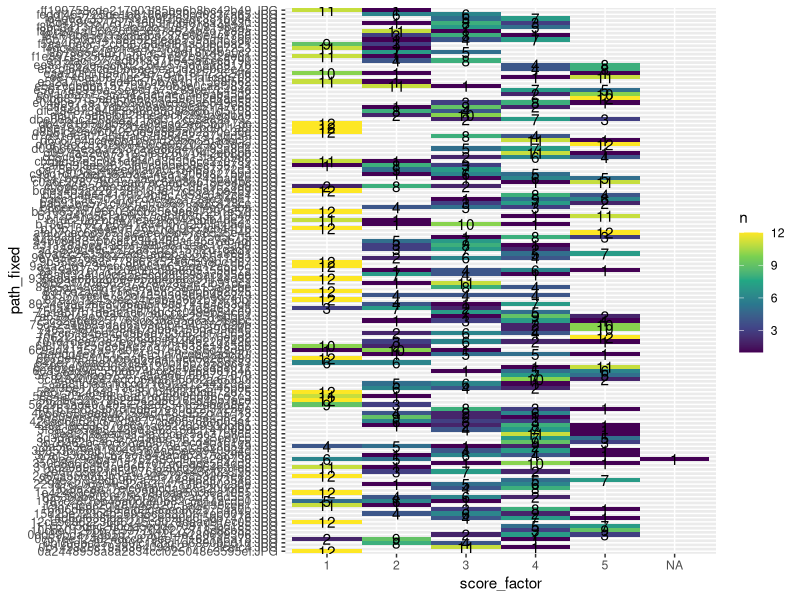
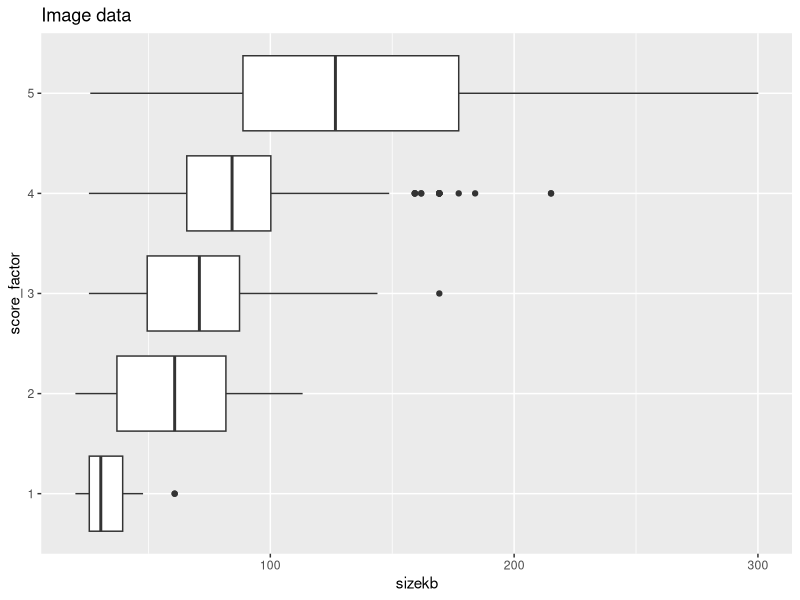
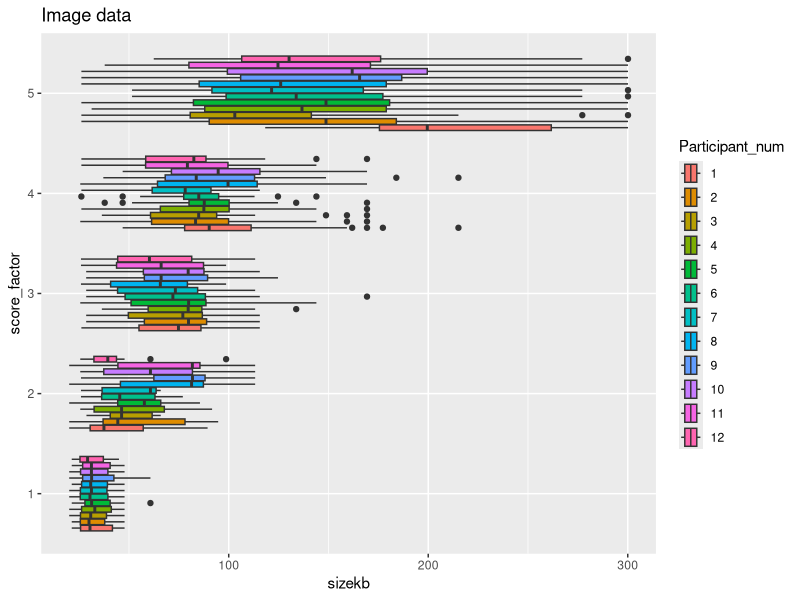

Write R code to recreate these figures, in order. (Note: this script raises an error after producing the figures.)
#**********************************************************************************
#* Comvis pipeline Stage 1: Quality Filter
#* Thsi script read in manual scores of the test images to 5 quality classes from
#* "clearly un-usable" to "Clearly usable" and the results of an algorithm
#* automatically processing the images using a Laplace filter. It then compares
#* the manual scores over observers, and the correlation between observer's scores
#* and the scores from the algorithm using an ordinal regression model over all 5 categories.
#* As the purpose of a quality filter will often be to get rid just of the 
#* "clearly unusable" images, we further investigate a simple logistic regression model which 
#* attempt to discriminate just the worst quality class from the rest.
#* 
#* Code by: Jane Uhd Jepsen and Benjamin Cretois
#* Last modified: Sept 13th 2023
#*
#**********************************************************************************

# Libraries
library(tidyverse)
library(ordinal)
library(ggplot2)
library(ggeffects) #for prediction
library(polycor) #for correlations in nominal values
library(lme4)

# Setup
setwd("P:/823001_17_metodesats_analyse_23_04_jepsen/Stage_1_manual_annotation")

#################################
# Open the dataframe and modify #
#################################
#Manual scores
results_people <- read_csv("results_manualann.csv") %>% 
  select(!Time) %>% 
  pivot_longer(., !Participant, names_to = "path", values_to = "score") %>% 
  mutate(path_fixed = str_split_fixed(path, pattern = " | ", n=5)[,5],
         score_factor = factor(score, levels=c(1,2,3,4,5))) %>% 
  select(!path)

#Algorithm using images standardized to same resolution
results_algo_same <- read_tsv("results_algorithm_sameresolution.tsv") %>% 
  mutate(path_fixed = str_split_fixed(path, pattern = "/", n=2)[,2])  %>% 
  select(!path)

#########################################
# Some explorative plots of the votes
#########################################
voting_summary <- results_people %>% 
  group_by(path_fixed, score_factor) %>% 
  summarise(n=n())

# Produce heatmap
# Result showing the number of participant voting for a specific score for a given image
voting_summary %>% 
  ggplot(aes(x=score_factor, y=path_fixed, fill=n)) + 
  geom_tile() + 
  geom_text(aes(label=n)) + 
  scale_fill_viridis_c() 
# -> It looks like we all agree more or less, but let's see better -->

# Summary of the number of people's agreement --
################################################
unique(voting_summary$path_fixed) # There are 130 images

voting_summary %>% 
  filter(n > 6)
# -> For 105 out of 130 (80%) images more than 6 people agreed on the scoring (majority)

####################################################################
# Ordinal regression between algorithm score and people's' score #
####################################################################

#The quality score (1-5) is an ordinal categorical scale, so we cannot take the mean/weighted mean of the score 
#and calculate a pearson correlation coefficient as if it was a continuous scale. 
#Polychoric correlation could be used, but not on mean values

#Join dataframes and look at correlation ignoring observers for now
scores <- full_join(results_algo_same, results_people, by = "path_fixed") %>% drop_na()

scores$Participant_num<-as.factor(as.numeric(as.factor(scores$Participant))) #anonymize Participants in plots
scores$sizemb<-scores$size/1000000
scores$sizekb<-scores$size/1000
polychor(scores$score_factor, scores$sizekb) 
polychor(scores$score_factor, scores$var_k1) 
polychor(scores$score_factor, scores$max_k1) 
polychor(scores$score_factor, scores$var_k3) 
polychor(scores$score_factor, scores$max_k3) 
polychor(scores$score_factor, scores$var_k5) 
polychor(scores$score_factor, scores$max_k3) 

#However, a ordinal model which can take observer effects into account is probably more informative
#Here we may ask: Can we approach the observers' allocation to class based on image size alone?
#Where are the cutoff points (in size) between classes?

#plot the data
ggplot(scores, aes(x=sizekb,y=score_factor)) + geom_boxplot()  + ggtitle("Image data")
# -> there is clearly a relationship between image size and score factor and score factor 1 (unusable) stands out from the rest)
ggplot(scores, aes(x=sizekb,y=score_factor)) + geom_boxplot(aes(fill=Participant_num))  + ggtitle("Image data")
# -> It also looks like there are observer effects, with some observers consistently higher than others.
#This suggest that we should include observer effects in the model

#We therefore formulate ordinal regression with score factor as response, image size as predictor and observer as random effect
#null model, only random effects
model0 <- clmm(score_factor ~ 1 + (1|Participant_num), data = scores) 
summary(model0)
#Size as predictor of manual score with random effect
model1 <- clmm(score_factor ~ sizekb  +(1|Participant_num), data = scores, Hess=TRUE)
summary(model1)
odds<-exp(coef(model1))
#Size as predictor of manual score without random effect
model2 <- clm(score_factor ~ sizekb , data = scores, Hess=TRUE)
#compare model 1 and 2
anova(model2,model1)
# -> Image size is highly significant and positive -> higher image size=higher score_factor (model1). 
# -> The observer effect is highly significant (anova(model2, model1)

#Explore models which include the other variables. These suggests that an improvement (AIC) can be gained from including var_k1, but none of the others
model4 <- clmm(score_factor ~ sizekb + var_k1   +(1|Participant_num), data = scores, Hess=TRUE)
summary(model4)
anova (model4,model1)

#Plot random effects (=Participant).
par(mfrow = c(2,2))

model<-model1 #Switch here btw model 1 and model4

ci <- model$ranef + qnorm(0.975) * sqrt(model$condVar) %o% c(-1, 1)
ord.re <- order(model$ranef)
ci <- ci[order(model$ranef),]
n<-length(model$ranef)
plot(1:n, model$ranef[ord.re], axes=FALSE, ylim=range(ci),
       xlab="Observer", ylab="Effect",main="Effect of individual observers")
axis(1, at=1:n, labels = ord.re)
axis(2)
for(i in 1:n) segments(i, ci[i,1], i, ci[i, 2])
abline(h = 0, lty=2)
# -> We see that observer no. 9 and 10 tend to score lowest and no. 12 highest

#PLot the probability that an average, a strict and a not strict observer place an image in a given category depending on image size
new_dat <- expand.grid(Participant_num = qnorm(0.95) * c(-1, 0, 1) * 0.327, sizekb = model$beta*10)
plot.probabilities(new_dat, model, c("5th %-tile observer","avg. observer","95th %-tile observer"),col=c(1,1,1), main="Effects of observer type, image size=10 kb")

new_dat <- expand.grid(Participant_num = qnorm(0.95) * c(-1, 0, 1) * 0.327, sizekb = model$beta*50)
plot.probabilities(new_dat, model, c("5th %-tile observer","avg. observer","95th %-tile observer"),col=c(1,1,1), main="Effects of observer type, image size=50 kb")

new_dat <- expand.grid(Participant_num = qnorm(0.95) * c(-1, 0, 1) * 0.327, sizekb = model$beta*150)
plot.probabilities(new_dat, model, c("5th %-tile observer","avg. observer","95th %-tile observer"),col=c(1,1,1), main="Effects of observer type, image size=150 kb")

#Predict the probability of each score class over the whole range of image sizes
#Average observer and image sizes from 5 to 300 kb (observed range=20-300)
#Model1
new_dat_all<-expand.grid(Participant_num = 0, sizekb = seq(5,300,1)*model1$beta)
pred_all = as.data.frame (pred(eta = rowSums(new_dat_all),theta = model1$Theta))
colnames(pred_all) = c("C1","C2","C3","C4","C5")
DBs = as.data.frame(seq(from= 5, to= 300,by=1))
colnames(DBs)="LAEQ"
pred_all2 = cbind(pred_all,DBs)
pred_allm = reshape:: melt(pred_all)
DBsm = rbind(DBs,DBs,DBs,DBs,DBs)
pred_all2m = cbind(pred_allm,DBsm)

ggplot(pred_all2m, aes(LAEQ,value,color=variable))+
  geom_line(size=2)+
  ylab("Probability for score") + xlab("Scaled image size (kb)")+
  theme_bw()+
  scale_color_viridis_d()

#Model4 , though marginally better based on AIC, produce the same pattern
new_dat_all<-expand.grid(Participant_num = 0, sizekb = seq(5,300,1)*model4$beta[1],var_k1=100*model4$beta[2] )
pred_all = as.data.frame (pred(eta = rowSums(new_dat_all),theta = model4$Theta))
colnames(pred_all) = c("C1","C2","C3","C4","C5")
DBs = as.data.frame(seq(from= 5, to= 300,by=1))
colnames(DBs)="LAEQ"
pred_all2 = cbind(pred_all,DBs)
pred_allm = reshape:: melt(pred_all)
DBsm = rbind(DBs,DBs,DBs,DBs,DBs)
pred_all2m = cbind(pred_allm,DBsm)

ggplot(pred_all2m, aes(LAEQ,value,color=variable))+
  geom_line(size=2)+
  ylab("Probability for score") + xlab("Scaled image size (kb)")+
  theme_bw()+
  scale_color_viridis_d()

#****** END ordinal regression *****

################################################################################
#   Logistic regression to distinguish the worst quality class from the rest
################################################################################
#A few images with much larger image size than the rest (different camera brand) are causing a substantially lower model fit.
#Try running also without these
#scores<-scores[scores$sizekb<200,]
#bin the score factor into a binary variable with 0 if score factor is the worst class, else 1
scores$isC1<-ifelse(scores$score_factor==1,1,0)

#Randomly split the data into test and training data
index <- sample(nrow(scores),nrow(scores)*0.80)
scores_train = scores[index,]
scores_test = scores[-index,]

model5<-glm(isC1 ~ sizekb, data = scores_train, family = "binomial") #simple, no observer random effect
model6<-glmer(isC1 ~ sizekb +(1|Participant_num), data = scores_train, family="binomial")

#odds ratios and 95% CI - the two models produce very similar results. For a model
#including only size as a predictor: for every unit increase in image size the odds of being in class 2 or better increase by ~1.12
#when just trying to distinguish the worst class from the rest there is not really an observer effect either
odd.glm<-exp(cbind(OR = coef(model5), confint(model5)))

se <- sqrt(diag(vcov(model6)))
odd.glmer<-exp(cbind(Est = fixef(model6), LL = fixef(model6) - 1.96 * se, UL = fixef(model6) + 1.96 *
                       se))

#try also models which include var_k1 (suggested by the ordinal model to be the best additional predictor)
model7<-glm(isC1 ~ sizekb+ var_k1 , data = scores_train, family = "binomial") #simple, no observer random effect
model8<-glmer(isC1 ~ sizekb+ var_k1  +(1|Participant_num), data = scores_train, family="binomial")

#odds ratios and 95% CI - the two models produce very similar results. For a model
#including size and var_k1 as predictors: var_k1 improves the models but nothing dramatic. Odds on size is still ~1.12-1.13
odd.glm<-exp(cbind(OR = coef(model7), confint(model7)))

se <- sqrt(diag(vcov(model8)))
odd.glmer<-exp(cbind(Est = fixef(model8), LL = fixef(model8) - 1.96 * se, UL = fixef(model8) + 1.96 *
                       se))


#Do the ROC curves for illustration. Just the models with size as a predictor since there is very little gained in including var_k1
#install.packages("ROCR")
library(ROCR)

#Prediction out-of-sample on the 20% of scores not used to develop the model
pred5_OOS <- predict(model5, newdata=scores_test,type = "response")
pred6_OOS <- predict(model6, newdata=scores_test,type = "response")

prediction5_OSS <- ROCR::prediction(pred5_OOS,scores_test$isC1)
prediction6_OSS <- ROCR::prediction(pred6_OOS,scores_test$isC1)
perf5_OSS<-performance(prediction5_OSS,"tpr","fpr")
perf6_OSS<-performance(prediction6_OSS,"tpr","fpr")

par(mfrow=c(2,1))
plot(perf5_OSS,colorize=TRUE,main=paste("out-of-sample, glm(notC1~size).\nAUC = ",round(unlist(slot(performance(prediction5_OSS, "auc"), "y.values")),3)))
plot(perf6_OSS,colorize=TRUE,main=paste("out-of-sample,glmer(notC1~size+(1|Observer)).\nAUC = ",round(unlist(slot(performance(prediction6_OSS, "auc"), "y.values")),3)))

#**** END logistic regression *********

#****** HELPER FUNCTIONS FOR ORDINAL REGRESSION ********************************************************************************
#to convert the effect to probability:
pred <- function(eta, theta, cat = 1:(length(theta) + 1), inv.link = plogis) {
    Theta <- c(-1000, theta, 1000)
    sapply(cat, function(j) inv.link(Theta[j + 1] - eta) - inv.link(Theta[j] - eta))}

#to plot effects 
plot.probabilities<-function(grid, model, leg, draw.these=NULL, main="", xlab="", legend.pos="topleft", ylim=NULL, col=NULL, lty=NULL) {
  co <- model$coefficients[1:length(model$y.levels)-1]
  pre.mat <- pred(eta=rowSums(grid), theta=co)
  n.total<-length(pre.mat)
  n.rows<-length(pre.mat[1,])
  n <- n.total/n.rows
  ylim <- if(is.null(ylim)) c(0,1)
  else ylim
  draw.these <- if(is.null(draw.these)) 1:n
  else draw.these
  mycols<-topo.colors(max(draw.these))
  
  plot(model$y.levels, pre.mat[draw.these[1],], lty=1, type="l", ylim=ylim, xlab=xlab, axes=FALSE, ylab="Probability", las=1, main=main)
  axis(1)
  axis(2)
  i <- 1
  for(k in draw.these) {
    #draw_color <- if(is.null(col)) "black"
    draw_color <- if(is.null(col)) mycols[i]
    else col[i]
    curr_lty <- if(is.null(lty)) i
    else lty[i]
    lines(model$y.levels, pre.mat[k,], lty=curr_lty, col=draw_color)
    i <- i + 1 
  }
  if(is.null(lty)) { 
    legend(legend.pos, leg, lty=1:i, bty="n")
    #legend(legend.pos, leg, col=mycols[1:i], bty="n")
  }
  else {
    legend(legend.pos, leg, lty=lty, bty="n")
    #legend(legend.pos, leg, col=col, bty="n")
  
  }
}
#************************************************************************************************
